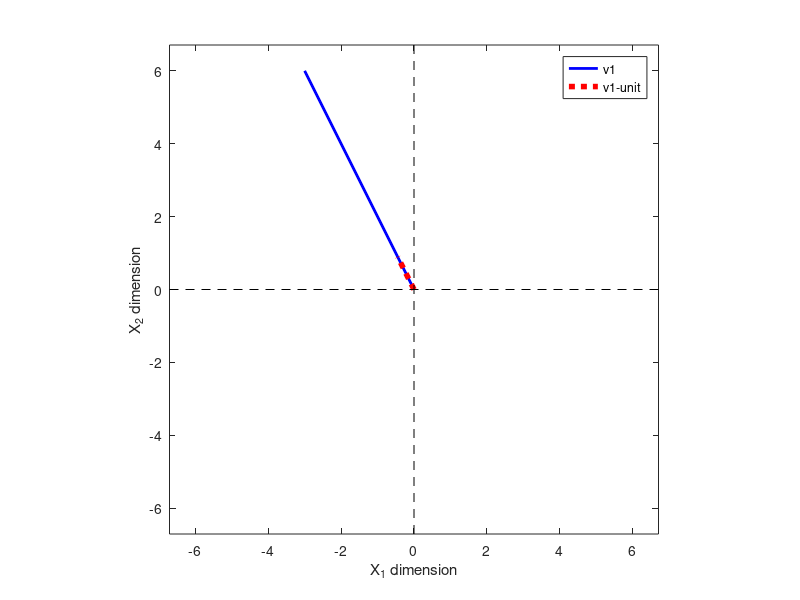

MATLAB code for this plot:
%%
%     COURSE: Linear algebra: theory and implementation
%    SECTION: Vectors
%      VIDEO: Interpreting and creating unit vectors
% Instructor: sincxpress.com
%
%%

% vector
v1 = [ -3 6 ];

% mu
mu = 1/norm(v1);


% plot them
figure(5), clf

% the main plotting lines:
plot([0 v1(1)],[0 v1(2)],'b','linew',2)
hold on
plot([0 v1(1)]*mu,[0 v1(2)]*mu,'r:','linew',4)
legend({'v1';'v1-unit'},'AutoUpdate','off')

% this code just makes the plot look nicer
axis square
axis([ -1 1 -1 1 ]*norm(v1))
hold on
plot(get(gca,'xlim'),[0 0],'k--')
plot([0 0],get(gca,'ylim'),'k--')
xlabel('X_1 dimension')
ylabel('X_2 dimension')
